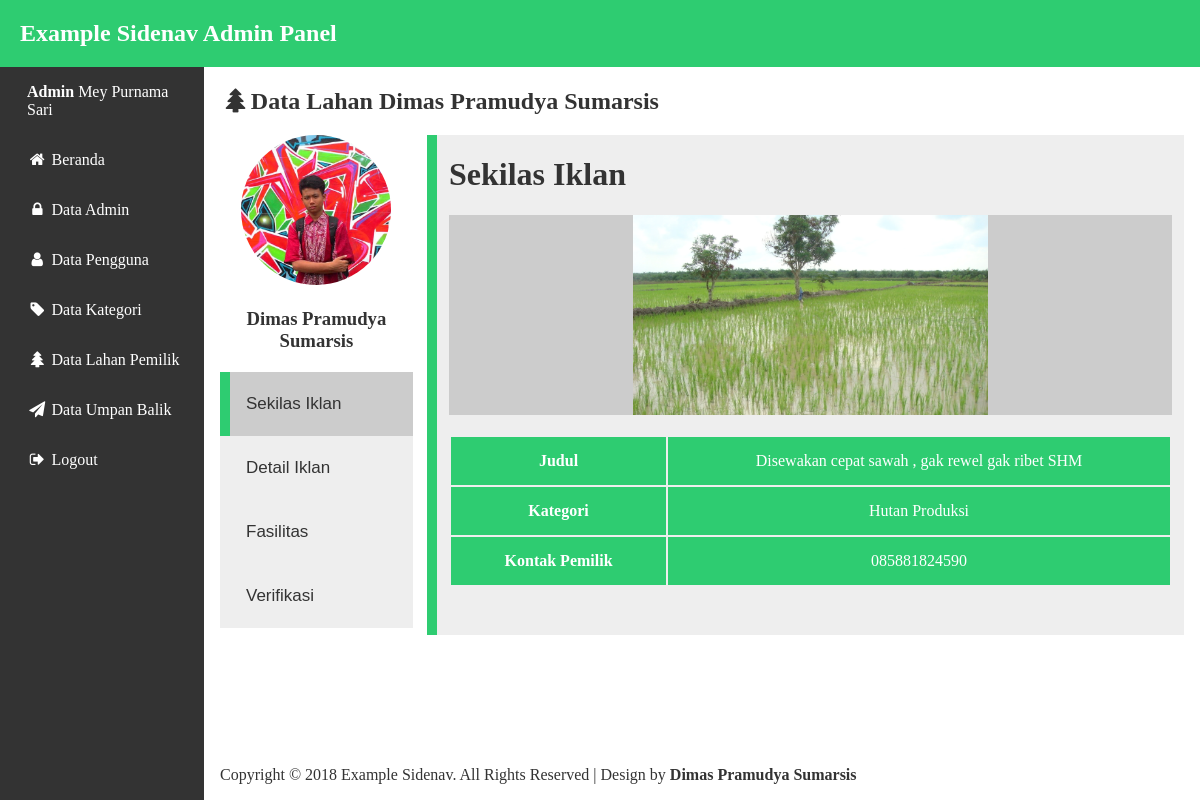
The app's page /adm/fieldView.php?id_lahan=24 (signed in), older data.
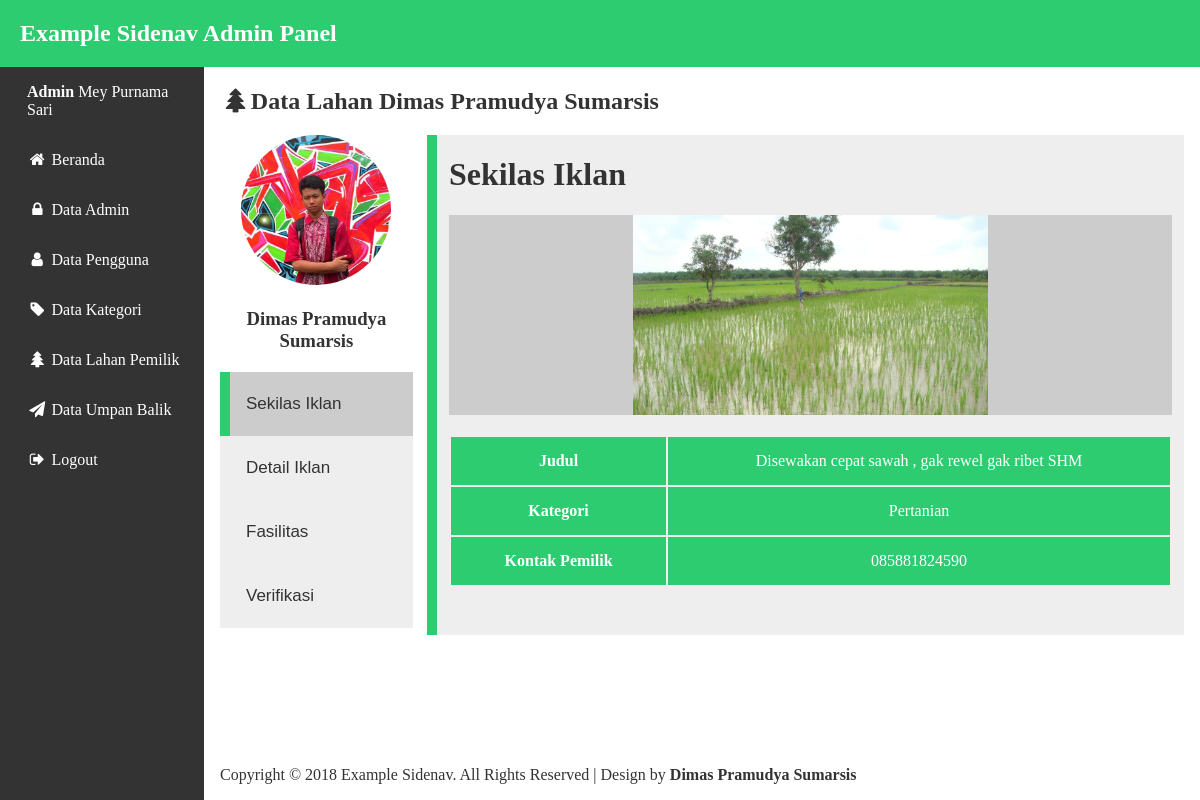
The same page, newer data.
### tables this page shows
CREATE TABLE `tb_lahan` (
  `id_lahan` int(11) NOT NULL,
  `id_user` int(11) NOT NULL,
  `id_kategori` int(11) NOT NULL,
  `judul` varchar(100) NOT NULL,
  `alamat_lahan` varchar(100) NOT NULL,
  `luas` varchar(7) NOT NULL,
  `sertifikasi` varchar(60) NOT NULL,
  `deskripsi` text NOT NULL,
  `harga` int(11) NOT NULL,
  `kurun_sewa` varchar(10) NOT NULL,
  `status` varchar(20) NOT NULL,
  `kondisi` varchar(10) NOT NULL,
  `fasilitas_irigasi` varchar(60) NOT NULL,
  `fasilitas_tanah` varchar(60) NOT NULL,
  `fasilitas_jalan` varchar(60) NOT NULL,
  `fasilitas_pemandangan` varchar(60) NOT NULL,
  `foto_lahan` varchar(255) NOT NULL,
  `fieldCreate_at` varchar(100) DEFAULT NULL,
  `fieldUpdate_at` varchar(100) DEFAULT NULL
);

CREATE TABLE `tb_kategori` (
  `id_kategori` int(11) NOT NULL,
  `kategori` varchar(20) NOT NULL,
  `create_at` varchar(100) DEFAULT NULL,
  `update_at` varchar(100) DEFAULT NULL
);

CREATE TABLE `tb_user` (
  `id_user` int(8) NOT NULL,
  `nama_depan` varchar(15) NOT NULL,
  `nama_belakang` varchar(60) NOT NULL,
  `email` varchar(60) NOT NULL,
  `password` varchar(255) NOT NULL,
  `alamat` varchar(100) NOT NULL,
  `telepon` varchar(13) NOT NULL,
  `profesi` varchar(20) NOT NULL,
  `foto` varchar(200) NOT NULL,
  `create_at` varchar(100) DEFAULT NULL,
  `update_at` varchar(100) DEFAULT NULL
);

### adm/fieldView.php (the view, shortened to what this page needs)
<?php
    require_once "db.php";
    require_once "Admin.php";
    if(isset($_GET["id_lahan"])){
        $id = $_GET['id_lahan'];
        $sql = "SELECT * FROM tb_lahan INNER JOIN tb_user ON tb_lahan.id_user=tb_user.id_user INNER JOIN tb_kategori ON tb_lahan.id_kategori=tb_kategori.id_kategori WHERE id_lahan =:id_lahan";
        $stmt = $db->prepare($sql);
        $stmt->execute([':id_lahan'=>$id]);
        $data = $stmt->fetch();
    }else{
      header("Location: fieldData.php");
    }
 ?>
<!DOCTYPE html>
<html>
<head>
<link rel="stylesheet" type="text/css" href="css/style.css">
<link rel="stylesheet" href="css/font-awesome.min.css">
</head>
<body>
<?php include "template/header.php"; ?>
<div class="wrapper">
  <div class="content">
    <h2><i class="fa fa-tree fa-fw" aria-hidden="true"></i>Data Lahan <?php echo $data['nama_depan'] . "&nbsp;" . $data['nama_belakang']; ?></h2>
    <div class="tab">
      <div class="userImage">
        <img src="../ui/images/<?php echo $data['foto'] ?>" alt="Avatar" style="">
        <h3><?php echo $data['nama_depan'] . "&nbsp;" . $data['nama_belakang']; ?></h3>
      </div>
      <button class="tablinks" onclick="openCity(event, 'Paris')"  id="defaultOpen">Sekilas Iklan</button>
      <button class="tablinks" onclick="openCity(event, 'Jerman')">Detail Iklan</button>
      <button class="tablinks" onclick="openCity(event, 'Manukan')">Fasilitas</button>
      <button class="tablinks" onclick="openCity(event, 'London')">Verifikasi</button>
    </div>
    <div id="Paris" class="tabcontent">
      <h1>Sekilas Iklan</h1>
        <div class="adsImage">
            <img src="../ui/images/<?php echo $data['foto_lahan']; ?>">
        </div>
        <table class="tbakun" border="0">
        <tr><th class="data-column">Judul</th><td><?php echo $data['judul']?></td></tr>
        <tr><th>Kategori</th><td><?php echo $data['kategori']; ?></td></tr>
        <tr><th>Kontak Pemilik</th><td><?php echo $data['telepon']; ?></td></tr>
        </table>
    </div>
    <?php include "template/footer.php"; ?>
</div>
</body>
</html>

Row changes from the older to the newer data that the page shows:
changed tb_lahan "Disewakan cepat sawah , gak rewel gak ribet SHM": id_kategori.kategori "Hutan Produksi" → "Pertanian"
